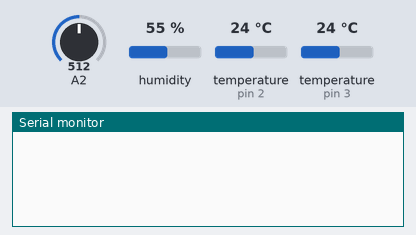
Simulated run of this sketch. Board: Arduino Uno, built with avr-gcc and run on an emulated ATmega328P. On the bench: the last lines printed to the serial monitor. The inputs (shaded band) are chosen by the test bench; at power-on: humidity 55 %, temperature (sensors on pin 2, pin 3) 24 °C, A2 = 512.

Above: at 3.2 s.
3.3 s: humidity set to 22 %
At 6.2 s:
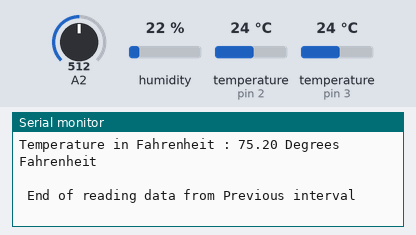
7.7 s: temperature (sensor on pin 2) set to 12 °C
At 11.0 s:
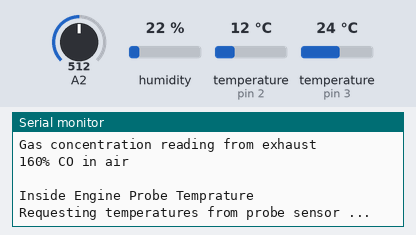
12.1 s: A2 set to 716
At 16.0 s:
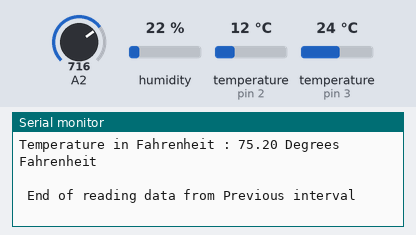
16.5 s: temperature (sensor on pin 3) set to 12 °C
At 17.3 s:
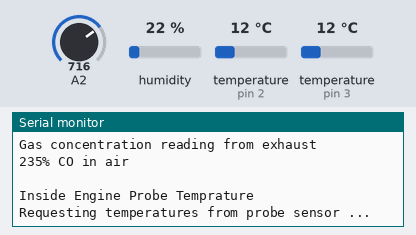
20.9 s: temperature (sensor on pin 2) set to 19 °C
At 22.1 s:
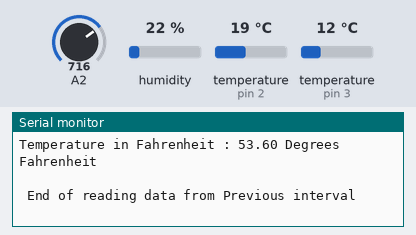
25.3 s: A2 set to 992
At 26.7 s:
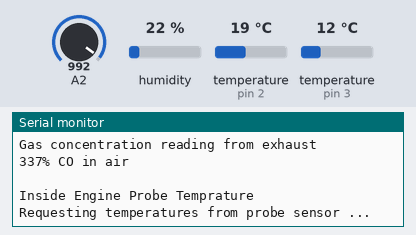
Timing chart, 0 to 28.3 s (numbered marks = the images above; inputs shaded):
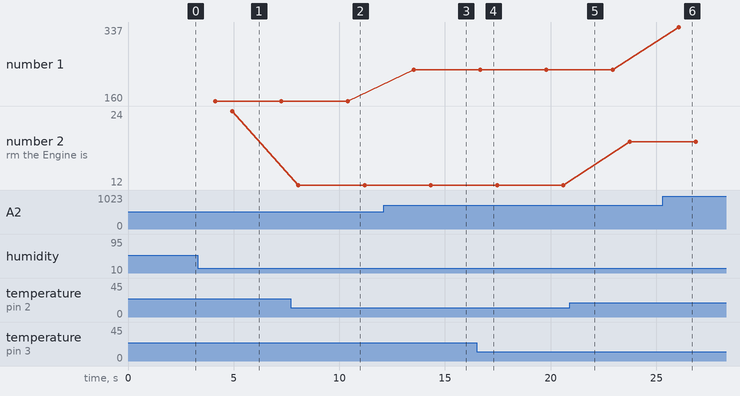

Measured:
- after the input at 3.3 s, the serial monitor: prints a new line after 1.7 s (image 1)
- after the input at 7.7 s, the serial monitor: prints a new line after 0.36 s (image 2)
- after the input at 12.1 s, the serial monitor: prints a new line after 1.4 s (image 3)
- after the input at 25.3 s, the serial monitor: prints a new line after 0.77 s (image 6)
- plotted number 1: 160 → 235 after the input at 12.1 s, 235 → 337 after the input at 25.3 s
- plotted number 2: 24 → 12 after the input at 7.7 s, 12 → 19 after the input at 20.9 s

The sketch:

Dht__ds18b20_mq7_serial_overbt.ino
```cpp
#include "DHT.h"
#include <OneWire.h>
#include <DallasTemperature.h>

float temperature = 21.0; // assume current temperature. Recommended to measure with DHT22
float humidity = 25.0; // assume current humidity. Recommended to measure with DHT22

#define DHTPIN 3    // what digital pin we're connected to

// Data wire is plugged into port 2 on the Arduino
#define ONE_WIRE_BUS 2

// Setup a oneWire instance to communicate with any OneWire devices (not just Maxim/Dallas temperature ICs)
OneWire oneWire(ONE_WIRE_BUS);

// Pass our oneWire reference to Dallas Temperature.
DallasTemperature sensors(&oneWire);

// Uncomment whatever type you're using!
#define DHTTYPE DHT11   // DHT 11

DHT dht(DHTPIN, DHTTYPE);

// declaring variable initial values.
int minor_value = 80;
int largest_value = 350;

// --------------- Setup
void setup()
{

  Serial.begin(9600);
  reference();
  dht.begin();

  // Start up the library
  sensors.begin();
}

void loop() {
  // Give it time to calibrate
  delay(2000);

  float h = dht.readHumidity();
  // Read Celsius
  float t = dht.readTemperature();
  // Read Fahrenheit (isFahrenheit = true)
  float f = dht.readTemperature(true);


  // Check errors
  if (isnan(h) || isnan(t) || isnan(f)) {
    Serial.println("Failed to read from sensors!");
    return;
  }

  // Compute heat index in Fahrenheit (the default)
  float hif = dht.computeHeatIndex(f, h);
  // Compute heat index in Celsius (isFahreheit = false)
  float hic = dht.computeHeatIndex(t, h, false);

  Serial.println("Start of reading data from New interval  ");
  Serial.println(" ");
  Serial.println("Gas concentration reading from exhaust");
  int mq7 = analogRead (2);
  // reference: map (read value, lowest_valid_value, highest_validvalue, minimum%, max%)
  mq7 = map (mq7, minor_value, largest_value, 0, 100);
  Serial.print (mq7);
  Serial.println ("% CO in air");
  Serial.println("  ");

  Serial.println("Inside Engine Probe Temprature");
  // call sensors.requestTemperatures() to issue a global temperature
  // request to all devices on the bus
  Serial.print("Requesting temperatures from probe sensor ...");
  sensors.requestTemperatures(); // Send the command to get temperatures
  Serial.println("DONE");
  Serial.println("  ");
  Serial.print("Temperature form the Engine is: ");
  Serial.println(sensors.getTempCByIndex(0));

  Serial.println("  ");
  Serial.println("Temperature and Humidity from Engine compartment");
  Serial.println("  ");
  Serial.print("Humidity: ");
  Serial.print(h);
  Serial.println(" %.");
  Serial.println("  ");
  Serial.print("Temperature in Celsius : ");
  Serial.print(t);
  Serial.println(" Degrees Celsius");
  Serial.println("  ");
  Serial.print("Temperature in Fahrenheit : ");
  Serial.print(f);
  Serial.println(" Degrees Fahrenheit ");
  Serial.println("  ");
  Serial.println(" End of reading data from Previous interval  ");
  Serial.println("  ");
}

// ---------------------------- Functions:
void func_adjustment(int mq7) // Simple automatic setting of maximums and minima
{
if (mq7> largest_value)
{
  largest_value = mq7;
}
if(mq7 <minor_value)
{
  minor_value = mq7;
}
}
void reference()
{
  //Serial.println (">> --------------------------- <<");
  delay (2000);
}
```
